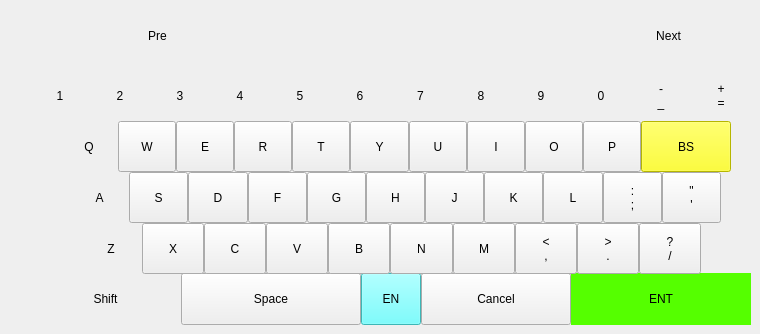
   <widget class="QWidget" name="allKeyboard">
    <widget class="QWidget" name="matchContainer" native="true">
     <property name="geometry">
      <rect>
       <x>30</x>
       <y>10</y>
       <width>681</width>
       <height>51</height>
      </rect>
     </property>
     <property name="styleSheet">
      <string notr="true">QToolButton, QPushButton{
     border-style:solid solid solid none; 
}</string>
     </property>
     <layout class="QHBoxLayout" name="horizontalLayout">
      <property name="spacing">
       <number>0</number>
      </property>
      <property name="leftMargin">
       <number>0</number>
      </property>
      <property name="topMargin">
       <number>0</number>
      </property>
      <property name="rightMargin">
       <number>0</number>
      </property>
      <property name="bottomMargin">
       <number>0</number>
      </property>
      <item>
       <widget class="QLabel" name="pyLabel">
        <property name="text">
         <string notr="true"/>
        </property>
       </widget>
      </item>
      <item>
       <widget class="QPushButton" name="upGroup">
        <property name="sizePolicy">
         <sizepolicy hsizetype="Minimum" vsizetype="Preferred">
          <horstretch>0</horstretch>
          <verstretch>0</verstretch>
         </sizepolicy>
        </property>
        <property name="focusPolicy">
         <enum>Qt::NoFocus</enum>
        </property>
        <property name="styleSheet">
         <string notr="true">border-left-style:solid;
</string>
        </property>
        <property name="text">
         <string notr="true">Pre</string>
        </property>
       </widget>
      </item>
      <item>
       <widget class="QPushButton" name="cn_1">
        <property name="sizePolicy">
         <sizepolicy hsizetype="Minimum" vsizetype="Preferred">
          <horstretch>0</horstretch>
          <verstretch>0</verstretch>
         </sizepolicy>
        </property>
        <property name="focusPolicy">
         <enum>Qt::NoFocus</enum>
        </property>
        <property name="text">
         <string notr="true"/>
        </property>
       </widget>
      </item>
      <item>
       <widget class="QPushButton" name="cn_2">
        <property name="sizePolicy">
         <sizepolicy hsizetype="Minimum" vsizetype="Preferred">
          <horstretch>0</horstretch>
          <verstretch>0</verstretch>
         </sizepolicy>
        </property>
        <property name="focusPolicy">
         <enum>Qt::NoFocus</enum>
        </property>
        <property name="text">
         <string notr="true"/>
        </property>
       </widget>
      </item>
      <item>
       <widget class="QPushButton" name="cn_3">
        <property name="sizePolicy">
         <sizepolicy hsizetype="Minimum" vsizetype="Preferred">
          <horstretch>0</horstretch>
          <verstretch>0</verstretch>
         </sizepolicy>
        </property>
        <property name="focusPolicy">
         <enum>Qt::NoFocus</enum>
        </property>
        <property name="text">
         <string notr="true"/>
        </property>
       </widget>
      </item>
      <item>
       <widget class="QPushButton" name="cn_4">
        <property name="sizePolicy">
         <sizepolicy hsizetype="Minimum" vsizetype="Preferred">
          <horstretch>0</horstretch>
          <verstretch>0</verstretch>
         </sizepolicy>
        </property>
        <property name="focusPolicy">
         <enum>Qt::NoFocus</enum>
        </property>
        <property name="text">
         <string notr="true"/>
        </property>
       </widget>
      </item>
      <item>
       <widget class="QPushButton" name="cn_5">
        <property name="sizePolicy">
         <sizepolicy hsizetype="Minimum" vsizetype="Preferred">
          <horstretch>0</horstretch>
          <verstretch>0</verstretch>
         </sizepolicy>
        </property>
        <property name="focusPolicy">
         <enum>Qt::NoFocus</enum>
        </property>
        <property name="text">
         <string notr="true"/>
        </property>
       </widget>
      </item>
      <item>
       <widget class="QPushButton" name="nextGroup">
        <property name="sizePolicy">
         <sizepolicy hsizetype="Minimum" vsizetype="Preferred">
          <horstretch>0</horstretch>
          <verstretch>0</verstretch>
         </sizepolicy>
        </property>
        <property name="focusPolicy">
         <enum>Qt::NoFocus</enum>
        </property>
        <property name="text">
         <string notr="true">Next</string>
        </property>
       </widget>
      </item>
     </layout>
    </widget>
    <widget class="QWidget" name="line1" native="true">
     <property name="geometry">
      <rect>
       <x>30</x>
       <y>70</y>
       <width>721</width>
       <height>51</height>
      </rect>
     </property>
     <property name="styleSheet">
      <string notr="true">QToolButton, QPushButton{
     border-style:solid solid solid none; 
}</string>
     </property>
     <layout class="QHBoxLayout" name="horizontalLayout_2">
      <property name="spacing">
       <number>0</number>
      </property>
      <property name="leftMargin">
       <number>0</number>
      </property>
      <property name="topMargin">
       <number>0</number>
      </property>
      <property name="rightMargin">
       <number>0</number>
      </property>
      <property name="bottomMargin">
       <number>0</number>
      </property>
      <item>
       <widget class="QToolButton" name="btn_1">
        <property name="sizePolicy">
         <sizepolicy hsizetype="Preferred" vsizetype="Preferred">
          <horstretch>0</horstretch>
          <verstretch>0</verstretch>
         </sizepolicy>
        </property>
        <property name="focusPolicy">
         <enum>Qt::NoFocus</enum>
        </property>
        <property name="styleSheet">
         <string notr="true">border-style:solid solid solid solid; </string>
        </property>
        <property name="text">
         <string notr="true">1</string>
        </property>
       </widget>
      </item>
      <item>
       <widget class="QToolButton" name="btn_2">
        <property name="sizePolicy">
         <sizepolicy hsizetype="Preferred" vsizetype="Preferred">
          <horstretch>0</horstretch>
          <verstretch>0</verstretch>
         </sizepolicy>
        </property>
        <property name="focusPolicy">
         <enum>Qt::NoFocus</enum>
        </property>
        <property name="text">
         <string notr="true">2</string>
        </property>
       </widget>
      </item>
      <item>
       <widget class="QToolButton" name="btn_3">
        <property name="sizePolicy">
         <sizepolicy hsizetype="Preferred" vsizetype="Preferred">
          <horstretch>0</horstretch>
          <verstretch>0</verstretch>
         </sizepolicy>
        </property>
        <property name="focusPolicy">
         <enum>Qt::NoFocus</enum>
        </property>
        <property name="text">
         <string notr="true">3</string>
        </property>
       </widget>
      </item>
      <item>
       <widget class="QToolButton" name="btn_4">
        <property name="sizePolicy">
         <sizepolicy hsizetype="Preferred" vsizetype="Preferred">
          <horstretch>0</horstretch>
          <verstretch>0</verstretch>
         </sizepolicy>
        </property>
        <property name="focusPolicy">
         <enum>Qt::NoFocus</enum>
        </property>
        <property name="text">
         <string notr="true">4</string>
        </property>
       </widget>
      </item>
      <item>
       <widget class="QToolButton" name="btn_5">
        <property name="sizePolicy">
         <sizepolicy hsizetype="Preferred" vsizetype="Preferred">
          <horstretch>0</horstretch>
          <verstretch>0</verstretch>
         </sizepolicy>
        </property>
        <property name="focusPolicy">
         <enum>Qt::NoFocus</enum>
        </property>
        <property name="text">
         <string notr="true">5</string>
        </property>
       </widget>
      </item>
      <item>
       <widget class="QToolButton" name="btn_6">
        <property name="sizePolicy">
         <sizepolicy hsizetype="Preferred" vsizetype="Preferred">
          <horstretch>0</horstretch>
          <verstretch>0</verstretch>
         </sizepolicy>
        </property>
        <property name="focusPolicy">
         <enum>Qt::NoFocus</enum>
        </property>
        <property name="text">
         <string notr="true">6</string>
        </property>
       </widget>
      </item>
      <item>
       <widget class="QToolButton" name="btn_7">
        <property name="sizePolicy">
         <sizepolicy hsizetype="Preferred" vsizetype="Preferred">
          <horstretch>0</horstretch>
          <verstretch>0</verstretch>
         </sizepolicy>
        </property>
        <property name="focusPolicy">
         <enum>Qt::NoFocus</enum>
        </property>
        <property name="text">
         <string notr="true">7</string>
        </property>
       </widget>
      </item>
      <item>
       <widget class="QToolButton" name="btn_8">
        <property name="sizePolicy">
         <sizepolicy hsizetype="Preferred" vsizetype="Preferred">
          <horstretch>0</horstretch>
          <verstretch>0</verstretch>
         </sizepolicy>
        </property>
        <property name="focusPolicy">
         <enum>Qt::NoFocus</enum>
        </property>
        <property name="text">
         <string notr="true">8</string>
        </property>
       </widget>
      </item>
      <item>
       <widget class="QToolButton" name="btn_9">
        <property name="sizePolicy">
         <sizepolicy hsizetype="Preferred" vsizetype="Preferred">
          <horstretch>0</horstretch>
          <verstretch>0</verstretch>
         </sizepolicy>
        </property>
        <property name="focusPolicy">
         <enum>Qt::NoFocus</enum>
        </property>
        <property name="text">
         <string notr="true">9</string>
        </property>
       </widget>
      </item>
      <item>
       <widget class="QToolButton" name="btn_10">
        <property name="sizePolicy">
         <sizepolicy hsizetype="Preferred" vsizetype="Preferred">
          <horstretch>0</horstretch>
          <verstretch>0</verstretch>
         </sizepolicy>
        </property>
        <property name="focusPolicy">
         <enum>Qt::NoFocus</enum>
        </property>
        <property name="text">
         <string notr="true">0</string>
        </property>
       </widget>
      </item>
      <item>
       <widget class="QToolButton" name="btn_minus">
        <property name="sizePolicy">
         <sizepolicy hsizetype="Preferred" vsizetype="Preferred">
          <horstretch>0</horstretch>
          <verstretch>0</verstretch>
         </sizepolicy>
        </property>
        <property name="focusPolicy">
         <enum>Qt::NoFocus</enum>
        </property>
        <property name="text">
         <string notr="true">-
_</string>
        </property>
       </widget>
      </item>
      <item>
       <widget class="QToolButton" name="btn_plus">
        <property name="sizePolicy">
         <sizepolicy hsizetype="Preferred" vsizetype="Preferred">
          <horstretch>0</horstretch>
          <verstretch>0</verstretch>
         </sizepolicy>
        </property>
        <property name="focusPolicy">
         <enum>Qt::NoFocus</enum>
        </property>
        <property name="text">
         <string notr="true">+
=</string>
        </property>
       </widget>
      </item>
     </layout>
    </widget>
    <widget class="QWidget" name="line5" native="true">
     <property name="geometry">
      <rect>
       <x>30</x>
       <y>273</y>
       <width>721</width>
       <height>52</height>
      </rect>
     </property>
     <layout class="QHBoxLayout" name="horizontalLayout_6">
      <property name="spacing">
       <number>0</number>
      </property>
      <property name="leftMargin">
       <number>0</number>
      </property>
      <property name="topMargin">
       <number>0</number>
      </property>
      <property name="rightMargin">
       <number>0</number>
      </property>
      <property name="bottomMargin">
       <number>0</number>
      </property>
      <item>
       <widget class="QPushButton" name="btn_shift">
        <property name="sizePolicy">
         <sizepolicy hsizetype="Preferred" vsizetype="Preferred">
          <horstretch>0</horstretch>
          <verstretch>0</verstretch>
         </sizepolicy>
        </property>
        <property name="focusPolicy">
         <enum>Qt::NoFocus</enum>
        </property>
        <property name="styleSheet">
         <string notr="true">border-style:solid solid solid solid; </string>
        </property>
        <property name="text">
         <string notr="true">Shift</string>
        </property>
        <property name="checkable">
         <bool>true</bool>
        </property>
       </widget>
      </item>
      <item>
       <widget class="QPushButton" name="btn_space">
        <property name="sizePolicy">
         <sizepolicy hsizetype="Preferred" vsizetype="Preferred">
          <horstretch>0</horstretch>
          <verstretch>0</verstretch>
         </sizepolicy>
        </property>
        <property name="minimumSize">
         <size>
          <width>180</width>
          <height>0</height>
         </size>
        </property>
        <property name="focusPolicy">
         <enum>Qt::NoFocus</enum>
        </property>
        <property name="text">
         <string>Space</string>
        </property>
       </widget>
      </item>
      <item>
       <widget class="QPushButton" name="btn_sw">
        <property name="sizePolicy">
         <sizepolicy hsizetype="Preferred" vsizetype="Preferred">
          <horstretch>0</horstretch>
          <verstretch>0</verstretch>
         </sizepolicy>
        </property>
        <property name="maximumSize">
         <size>
          <width>60</width>
          <height>16777215</height>
         </size>
        </property>
        <property name="focusPolicy">
         <enum>Qt::NoFocus</enum>
        </property>
        <property name="styleSheet">
         <string notr="true">#btn_sw{
	background-color: rgb(85, 255, 255);
}

#btn_sw:pressed{
     background-color: rgba(62, 113, 255, 255);
     color:white;
}</string>
        </property>
        <property name="text">
         <string>EN</string>
        </property>
       </widget>
      </item>
      <item>
       <widget class="QPushButton" name="btn_cancel">
        <property name="sizePolicy">
         <sizepolicy hsizetype="Preferred" vsizetype="Preferred">
          <horstretch>0</horstretch>
          <verstretch>0</verstretch>
         </sizepolicy>
        </property>
        <property name="focusPolicy">
         <enum>Qt::NoFocus</enum>
        </property>
        <property name="text">
         <string>Cancel</string>
        </property>
       </widget>
      </item>
      <item>
       <widget class="QPushButton" name="btn_ent">
        <property name="sizePolicy">
         <sizepolicy hsizetype="Preferred" vsizetype="Preferred">
          <horstretch>0</horstretch>
          <verstretch>0</verstretch>
         </sizepolicy>
        </property>
        <property name="minimumSize">
         <size>
          <width>180</width>
          <height>0</height>
         </size>
        </property>
        <property name="focusPolicy">
         <enum>Qt::NoFocus</enum>
        </property>
        <property name="styleSheet">
         <string notr="true">#btn_ent{
     background-color: rgb(85, 255, 0);
	 border-style:solid solid solid none; 
}

#btn_ent:pressed{
     background-color: rgba(62, 113, 255, 255);
     color:white;
}</string>
        </property>
        <property name="text">
         <string>ENT</string>
        </property>
       </widget>
      </item>
     </layout>
     <zorder>btn_space</zorder>
     <zorder>btn_sw</zorder>
     <zorder>btn_cancel</zorder>
     <zorder>btn_ent</zorder>
     <zorder>btn_shift</zorder>
    </widget>
    <widget class="QWidget" name="line2" native="true">
     <property name="geometry">
      <rect>
       <x>60</x>
       <y>121</y>
       <width>671</width>
       <height>51</height>
      </rect>
     </property>
     <layout class="QHBoxLayout" name="horizontalLayout_3">
      <property name="spacing">
       <number>0</number>
      </property>
      <property name="leftMargin">
       <number>0</number>
      </property>
      <property name="topMargin">
       <number>0</number>
      </property>
      <property name="rightMargin">
       <number>0</number>
      </property>
      <property name="bottomMargin">
       <number>0</number>
      </property>
      <item>
       <widget class="QToolButton" name="btn_q">
        <property name="sizePolicy">
         <sizepolicy hsizetype="Preferred" vsizetype="Preferred">
          <horstretch>0</horstretch>
          <verstretch>0</verstretch>
         </sizepolicy>
        </property>
        <property name="focusPolicy">
         <enum>Qt::NoFocus</enum>
        </property>
        <property name="styleSheet">
         <string notr="true">border-style:none solid solid solid; </string>
        </property>
        <property name="text">
         <string notr="true">Q</string>
        </property>
       </widget>
      </item>
      <item>
       <widget class="QToolButton" name="btn_w">
        <property name="sizePolicy">
         <sizepolicy hsizetype="Preferred" vsizetype="Preferred">
          <horstretch>0</horstretch>
          <verstretch>0</verstretch>
         </sizepolicy>
        </property>
        <property name="focusPolicy">
         <enum>Qt::NoFocus</enum>
        </property>
        <property name="text">
         <string notr="true">W</string>
        </property>
       </widget>
      </item>
      <item>
       <widget class="QToolButton" name="btn_e">
        <property name="sizePolicy">
         <sizepolicy hsizetype="Preferred" vsizetype="Preferred">
          <horstretch>0</horstretch>
          <verstretch>0</verstretch>
         </sizepolicy>
        </property>
        <property name="focusPolicy">
         <enum>Qt::NoFocus</enum>
        </property>
        <property name="text">
         <string notr="true">E</string>
        </property>
       </widget>
      </item>
      <item>
       <widget class="QToolButton" name="btn_r">
        <property name="sizePolicy">
         <sizepolicy hsizetype="Preferred" vsizetype="Preferred">
          <horstretch>0</horstretch>
          <verstretch>0</verstretch>
         </sizepolicy>
        </property>
        <property name="focusPolicy">
         <enum>Qt::NoFocus</enum>
        </property>
        <property name="text">
         <string notr="true">R</string>
        </property>
       </widget>
      </item>
      <item>
       <widget class="QToolButton" name="btn_t">
        <property name="sizePolicy">
         <sizepolicy hsizetype="Preferred" vsizetype="Preferred">
          <horstretch>0</horstretch>
          <verstretch>0</verstretch>
         </sizepolicy>
        </property>
        <property name="focusPolicy">
         <enum>Qt::NoFocus</enum>
        </property>
        <property name="text">
         <string notr="true">T</string>
        </property>
       </widget>
      </item>
      <item>
       <widget class="QToolButton" name="btn_y">
        <property name="sizePolicy">
         <sizepolicy hsizetype="Preferred" vsizetype="Preferred">
          <horstretch>0</horstretch>
          <verstretch>0</verstretch>
         </sizepolicy>
        </property>
        <property name="focusPolicy">
         <enum>Qt::NoFocus</enum>
        </property>
        <property name="text">
         <string notr="true">Y</string>
        </property>
       </widget>
      </item>
      <item>
       <widget class="QToolButton" name="btn_u">
        <property name="sizePolicy">
         <sizepolicy hsizetype="Preferred" vsizetype="Preferred">
          <horstretch>0</horstretch>
          <verstretch>0</verstretch>
         </sizepolicy>
        </property>
        <property name="focusPolicy">
         <enum>Qt::NoFocus</enum>
        </property>
        <property name="text">
         <string notr="true">U</string>
        </property>
       </widget>
      </item>
      <item>
       <widget class="QToolButton" name="btn_i">
        <property name="sizePolicy">
         <sizepolicy hsizetype="Preferred" vsizetype="Preferred">
          <horstretch>0</horstretch>
          <verstretch>0</verstretch>
         </sizepolicy>
        </property>
        <property name="focusPolicy">
         <enum>Qt::NoFocus</enum>
        </property>
        <property name="text">
         <string notr="true">I</string>
        </property>
       </widget>
      </item>
      <item>
       <widget class="QToolButton" name="btn_o">
        <property name="sizePolicy">
         <sizepolicy hsizetype="Preferred" vsizetype="Preferred">
          <horstretch>0</horstretch>
          <verstretch>0</verstretch>
         </sizepolicy>
        </property>
        <property name="focusPolicy">
         <enum>Qt::NoFocus</enum>
        </property>
        <property name="text">
         <string notr="true">O</string>
        </property>
       </widget>
      </item>
      <item>
       <widget class="QToolButton" name="btn_p">
        <property name="sizePolicy">
         <sizepolicy hsizetype="Preferred" vsizetype="Preferred">
          <horstretch>0</horstretch>
          <verstretch>0</verstretch>
         </sizepolicy>
        </property>
        <property name="focusPolicy">
         <enum>Qt::NoFocus</enum>
        </property>
        <property name="text">
         <string notr="true">P</string>
        </property>
       </widget>
      </item>
      <item>
       <widget class="QPushButton" name="btn_bs">
        <property name="sizePolicy">
         <sizepolicy hsizetype="Preferred" vsizetype="Preferred">
          <horstretch>0</horstretch>
          <verstretch>0</verstretch>
         </sizepolicy>
        </property>
        <property name="minimumSize">
         <size>
          <width>90</width>
          <height>0</height>
         </size>
        </property>
        <property name="focusPolicy">
         <enum>Qt::NoFocus</enum>
        </property>
        <property name="styleSheet">
         <string notr="true">#btn_bs{
	background-color: rgb(255, 255, 0);
}

#btn_bs:pressed{
     background-color: rgba(62, 113, 255, 255);
     color:white;
}</string>
        </property>
        <property name="text">
         <string>BS</string>
        </property>
       </widget>
      </item>
     </layout>
    </widget>
    <widget class="QWidget" name="line3" native="true">
     <property name="geometry">
      <rect>
       <x>70</x>
       <y>172</y>
       <width>651</width>
       <height>51</height>
      </rect>
     </property>
     <layout class="QHBoxLayout" name="horizontalLayout_4">
      <property name="spacing">
       <number>0</number>
      </property>
      <property name="leftMargin">
       <number>0</number>
      </property>
      <property name="topMargin">
       <number>0</number>
      </property>
      <property name="rightMargin">
       <number>0</number>
      </property>
      <property name="bottomMargin">
       <number>0</number>
      </property>
      <item>
       <widget class="QToolButton" name="btn_a">
        <property name="sizePolicy">
         <sizepolicy hsizetype="Preferred" vsizetype="Preferred">
          <horstretch>0</horstretch>
          <verstretch>0</verstretch>
         </sizepolicy>
        </property>
        <property name="focusPolicy">
         <enum>Qt::NoFocus</enum>
        </property>
        <property name="styleSheet">
         <string notr="true">border-style:none solid solid solid; </string>
        </property>
        <property name="text">
         <string notr="true">A</string>
        </property>
       </widget>
      </item>
      <item>
       <widget class="QToolButton" name="btn_s">
        <property name="sizePolicy">
         <sizepolicy hsizetype="Preferred" vsizetype="Preferred">
          <horstretch>0</horstretch>
          <verstretch>0</verstretch>
         </sizepolicy>
        </property>
        <property name="focusPolicy">
         <enum>Qt::NoFocus</enum>
        </property>
        <property name="text">
         <string notr="true">S</string>
        </property>
       </widget>
      </item>
      <item>
       <widget class="QToolButton" name="btn_d">
        <property name="sizePolicy">
         <sizepolicy hsizetype="Preferred" vsizetype="Preferred">
          <horstretch>0</horstretch>
          <verstretch>0</verstretch>
         </sizepolicy>
        </property>
        <property name="focusPolicy">
         <enum>Qt::NoFocus</enum>
        </property>
        <property name="text">
         <string notr="true">D</string>
        </property>
       </widget>
      </item>
      <item>
       <widget class="QToolButton" name="btn_f">
        <property name="sizePolicy">
         <sizepolicy hsizetype="Preferred" vsizetype="Preferred">
          <horstretch>0</horstretch>
          <verstretch>0</verstretch>
         </sizepolicy>
        </property>
        <property name="focusPolicy">
         <enum>Qt::NoFocus</enum>
        </property>
        <property name="text">
         <string notr="true">F</string>
        </property>
       </widget>
      </item>
      <item>
       <widget class="QToolButton" name="btn_g">
        <property name="sizePolicy">
         <sizepolicy hsizetype="Preferred" vsizetype="Preferred">
          <horstretch>0</horstretch>
          <verstretch>0</verstretch>
         </sizepolicy>
        </property>
        <property name="focusPolicy">
         <enum>Qt::NoFocus</enum>
        </property>
        <property name="text">
         <string notr="true">G</string>
        </property>
       </widget>
      </item>
      <item>
       <widget class="QToolButton" name="btn_h">
        <property name="sizePolicy">
         <sizepolicy hsizetype="Preferred" vsizetype="Preferred">
          <horstretch>0</horstretch>
          <verstretch>0</verstretch>
         </sizepolicy>
        </property>
        <property name="focusPolicy">
         <enum>Qt::NoFocus</enum>
        </property>
        <property name="text">
         <string notr="true">H</string>
        </property>
       </widget>
      </item>
      <item>
       <widget class="QToolButton" name="btn_j">
        <property name="sizePolicy">
         <sizepolicy hsizetype="Preferred" vsizetype="Preferred">
          <horstretch>0</horstretch>
          <verstretch>0</verstretch>
         </sizepolicy>
        </property>
        <property name="focusPolicy">
         <enum>Qt::NoFocus</enum>
        </property>
        <property name="text">
         <string notr="true">J</string>
        </property>
       </widget>
      </item>
      <item>
       <widget class="QToolButton" name="btn_k">
        <property name="sizePolicy">
         <sizepolicy hsizetype="Preferred" vsizetype="Preferred">
          <horstretch>0</horstretch>
          <verstretch>0</verstretch>
         </sizepolicy>
        </property>
        <property name="focusPolicy">
         <enum>Qt::NoFocus</enum>
        </property>
        <property name="text">
         <string notr="true">K</string>
        </property>
       </widget>
      </item>
      <item>
       <widget class="QToolButton" name="btn_l">
        <property name="sizePolicy">
         <sizepolicy hsizetype="Preferred" vsizetype="Preferred">
          <horstretch>0</horstretch>
          <verstretch>0</verstretch>
         </sizepolicy>
        </property>
        <property name="focusPolicy">
         <enum>Qt::NoFocus</enum>
        </property>
        <property name="text">
         <string notr="true">L</string>
        </property>
       </widget>
      </item>
      <item>
       <widget class="QToolButton" name="btn_semicolons">
        <property name="sizePolicy">
         <sizepolicy hsizetype="Preferred" vsizetype="Preferred">
          <horstretch>0</horstretch>
          <verstretch>0</verstretch>
         </sizepolicy>
        </property>
        <property name="focusPolicy">
         <enum>Qt::NoFocus</enum>
        </property>
        <property name="text">
         <string notr="true">:
;</string>
        </property>
       </widget>
      </item>
      <item>
       <widget class="QToolButton" name="btn_Colons">
        <property name="sizePolicy">
         <sizepolicy hsizetype="Preferred" vsizetype="Preferred">
          <horstretch>0</horstretch>
          <verstretch>0</verstretch>
         </sizepolicy>
        </property>
        <property name="focusPolicy">
         <enum>Qt::NoFocus</enum>
        </property>
        <property name="text">
         <string notr="true">&quot;
'</string>
        </property>
       </widget>
      </item>
     </layout>
    </widget>
    <widget class="QWidget" name="line4" native="true">
     <property name="geometry">
      <rect>
       <x>80</x>
       <y>223</y>
       <width>621</width>
       <height>51</height>
      </rect>
     </property>
     <layout class="QHBoxLayout" name="horizontalLayout_5">
      <property name="spacing">
       <number>0</number>
      </property>
      <property name="leftMargin">
       <number>0</number>
      </property>
      <property name="topMargin">
       <number>0</number>
      </property>
      <property name="rightMargin">
       <number>0</number>
      </property>
      <property name="bottomMargin">
       <number>0</number>
      </property>
      <item>
       <widget class="QToolButton" name="btn_z">
        <property name="sizePolicy">
         <sizepolicy hsizetype="Preferred" vsizetype="Preferred">
          <horstretch>0</horstretch>
          <verstretch>0</verstretch>
         </sizepolicy>
        </property>
        <property name="focusPolicy">
         <enum>Qt::NoFocus</enum>
        </property>
        <property name="styleSheet">
         <string notr="true">border-style:none solid solid solid; </string>
        </property>
        <property name="text">
         <string notr="true">Z</string>
        </property>
       </widget>
      </item>
      <item>
       <widget class="QToolButton" name="btn_x">
        <property name="sizePolicy">
         <sizepolicy hsizetype="Preferred" vsizetype="Preferred">
          <horstretch>0</horstretch>
          <verstretch>0</verstretch>
         </sizepolicy>
        </property>
        <property name="focusPolicy">
         <enum>Qt::NoFocus</enum>
        </property>
        <property name="text">
         <string notr="true">X</string>
        </property>
       </widget>
      </item>
      <item>
       <widget class="QToolButton" name="btn_c">
        <property name="sizePolicy">
         <sizepolicy hsizetype="Preferred" vsizetype="Preferred">
          <horstretch>0</horstretch>
          <verstretch>0</verstretch>
         </sizepolicy>
        </property>
        <property name="focusPolicy">
         <enum>Qt::NoFocus</enum>
        </property>
        <property name="text">
         <string notr="true">C</string>
        </property>
       </widget>
      </item>
      <item>
       <widget class="QToolButton" name="btn_v">
        <property name="sizePolicy">
         <sizepolicy hsizetype="Preferred" vsizetype="Preferred">
          <horstretch>0</horstretch>
          <verstretch>0</verstretch>
         </sizepolicy>
        </property>
        <property name="focusPolicy">
         <enum>Qt::NoFocus</enum>
        </property>
        <property name="text">
         <string notr="true">V</string>
        </property>
       </widget>
      </item>
      <item>
       <widget class="QToolButton" name="btn_b">
        <property name="sizePolicy">
         <sizepolicy hsizetype="Preferred" vsizetype="Preferred">
          <horstretch>0</horstretch>
          <verstretch>0</verstretch>
         </sizepolicy>
        </property>
        <property name="focusPolicy">
         <enum>Qt::NoFocus</enum>
        </property>
        <property name="text">
         <string notr="true">B</string>
        </property>
       </widget>
      </item>
      <item>
       <widget class="QToolButton" name="btn_n">
        <property name="sizePolicy">
         <sizepolicy hsizetype="Preferred" vsizetype="Preferred">
          <horstretch>0</horstretch>
          <verstretch>0</verstretch>
         </sizepolicy>
        </property>
        <property name="focusPolicy">
         <enum>Qt::NoFocus</enum>
        </property>
        <property name="text">
         <string notr="true">N</string>
        </property>
       </widget>
      </item>
      <item>
       <widget class="QToolButton" name="btn_n_2">
        <property name="sizePolicy">
         <sizepolicy hsizetype="Preferred" vsizetype="Preferred">
          <horstretch>0</horstretch>
          <verstretch>0</verstretch>
         </sizepolicy>
        </property>
        <property name="focusPolicy">
         <enum>Qt::NoFocus</enum>
        </property>
        <property name="text">
         <string notr="true">M</string>
        </property>
       </widget>
      </item>
      <item>
       <widget class="QToolButton" name="btn_spot">
        <property name="sizePolicy">
         <sizepolicy hsizetype="Preferred" vsizetype="Preferred">
          <horstretch>0</horstretch>
          <verstretch>0</verstretch>
         </sizepolicy>
        </property>
        <property name="focusPolicy">
         <enum>Qt::NoFocus</enum>
        </property>
        <property name="text">
         <string notr="true">&lt;
,</string>
        </property>
       </widget>
      </item>
      <item>
       <widget class="QToolButton" name="btn_dot">
        <property name="sizePolicy">
         <sizepolicy hsizetype="Preferred" vsizetype="Preferred">
          <horstretch>0</horstretch>
          <verstretch>0</verstretch>
         </sizepolicy>
        </property>
        <property name="focusPolicy">
         <enum>Qt::NoFocus</enum>
        </property>
        <property name="text">
         <string notr="true">&gt;
.</string>
        </property>
       </widget>
      </item>
      <item>
       <widget class="QToolButton" name="btn_slash">
        <property name="sizePolicy">
         <sizepolicy hsizetype="Preferred" vsizetype="Preferred">
          <horstretch>0</horstretch>
          <verstretch>0</verstretch>
         </sizepolicy>
        </property>
        <property name="focusPolicy">
         <enum>Qt::NoFocus</enum>
        </property>
        <property name="text">
         <string notr="true">?
/</string>
        </property>
       </widget>
      </item>
     </layout>
    </widget>
    <zorder>line5</zorder>
    <zorder>line2</zorder>
    <zorder>line3</zorder>
    <zorder>line4</zorder>
    <zorder>matchContainer</zorder>
    <zorder>line1</zorder>
   </widget>
